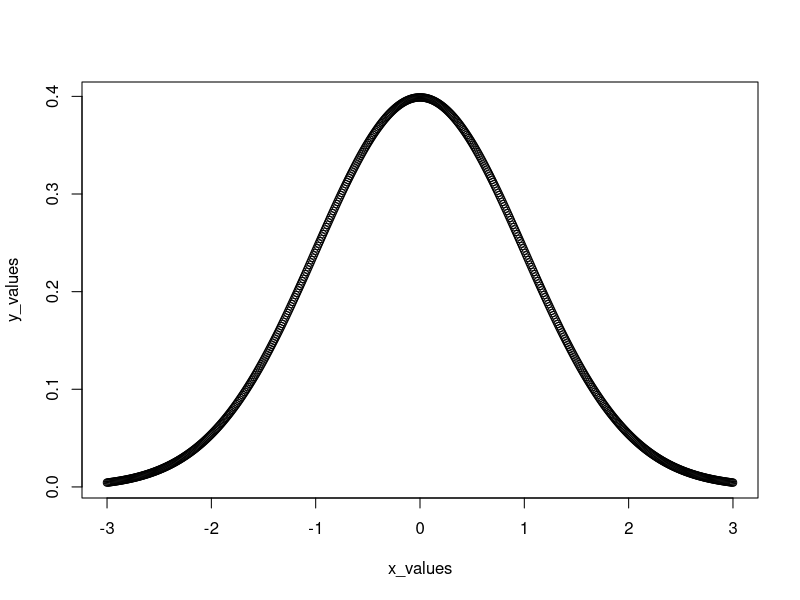
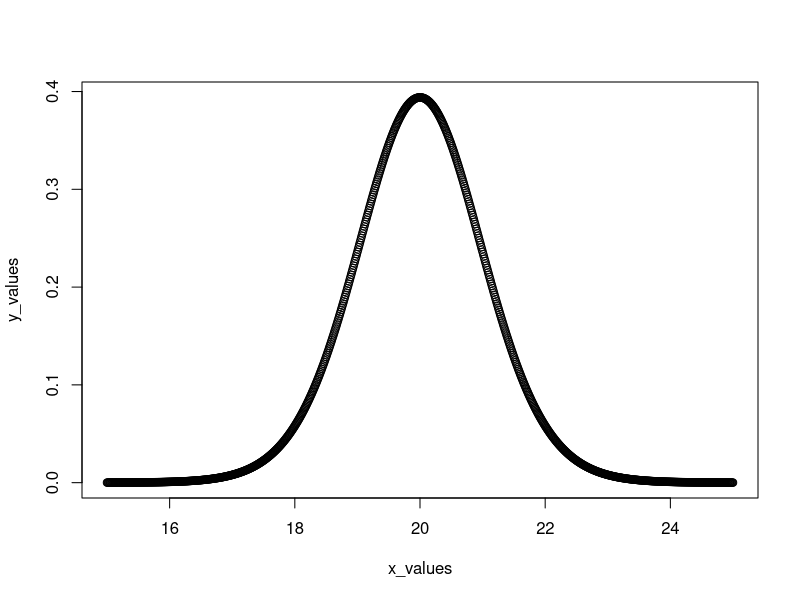
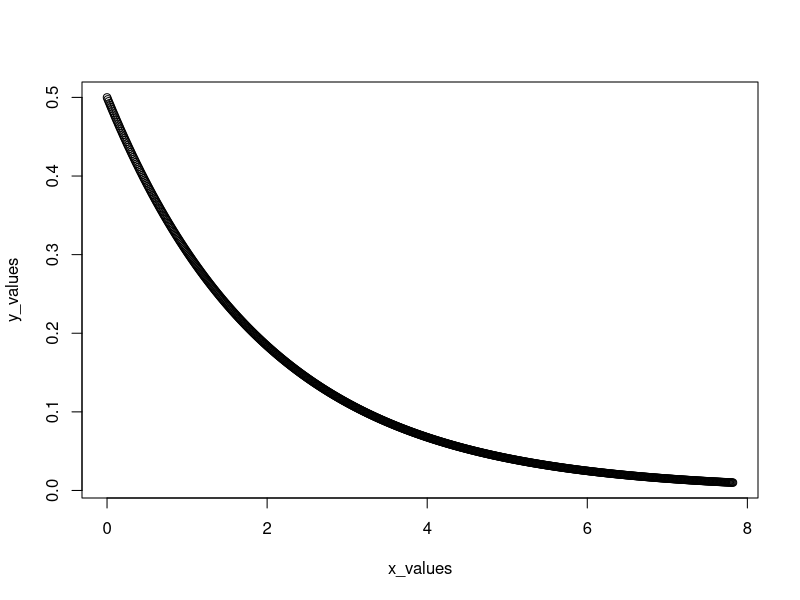
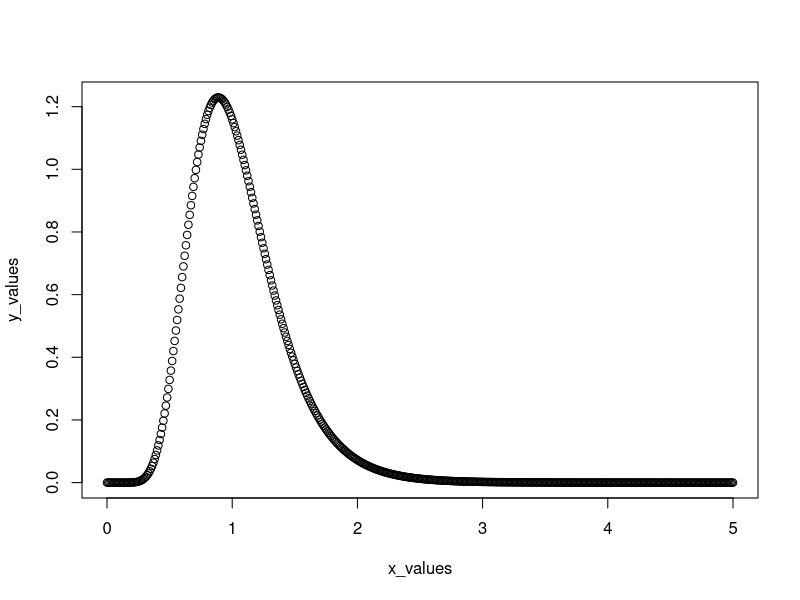

Here is the R script that generated these plots, in order: (Note: this script raises an error after producing the figures.)
# ----- Getting General Statistics -----
x = c(4.00, 5.26, 4.84, 6.77, 5.23, 5.64, 3.84, 6.43, 3.35, 4.28)
x_bar = mean(x)
s_squared <- var(x)
s <- sqrt(s_squared)
cat("\n", "Mean is: ", x_bar, "\n", "S is :", s, "\n", "S Squared (Variance) is: ", s_squared)

# ----- Plotting - Normal Distribution -----
mean = 0
standard_deviation = 1
x_values = seq(mean-3*standard_deviation, mean+3*standard_deviation, by=.01)
y_values = dnorm(x_values, mean, standard_deviation)
plot(x_values, y_values)
 
# ----- Plotting T Distribution -----
mean = 20
degree_of_freedom = 20
default = seq(-5, 5, by=.01)
x_values = seq(mean-5, mean+5, by=.01)
y_values = dt(default, degree_of_freedom)
plot(x_values, y_values)

# ----- Plotting Chi-squared Distribution -----
degree_of_freedom = 2
x_values = seq(0, degree_of_freedom^1.5+5, by=.01)
y_values = dchisq(x_values, degree_of_freedom)
plot(x_values, y_values)

# ----- Plotting F Distribution -----
degree_of_freedom_1 = 30
degree_of_freedom_2 = 40
x_values = seq(0, 5, by=.01)
y_values = df(x_values, degree_of_freedom_1, degree_of_freedom_2)
plot(x_values, y_values)

# ----- CI for Normal Distribution -----
percentile = 0.1
mean = 0
standard_deviation = 1
qnorm(percentile, mean=mean, sd=standard_deviation) 

# ----- CI for T Distribution -----
percentile = 0.025
degree_of_freedom = 46
qt(percentile, df=degree_of_freedom)

# ----- CI for Chi-squared Distribution -----
lower_percentile = 0.95
upper_percentile = 0.95
degree_of_freedom = 9
qchisq(lower_percentile, df=degree_of_freedom)
qchisq(upper_percentile, df=degree_of_freedom)

# ----- CI for F Distribution -----
percentile = 0.975
degree_of_freedom_1 = 24
degree_of_freedom_2 = 22
qf(percentile, df1=degree_of_freedom_1, df2=degree_of_freedom_2)

# ----- P-value for Normal Distribution -----
z_score = 1.98
mean = 0
standard_deviation = 1
pnorm(z_score, mean=mean, sd=standard_deviation) 

# ----- P-value for T Distribution -----
t_score = 0.95
degree_of_freedom = 2
pt(t_score, df=degree_of_freedom)

# ----- P-value for Chi-squared Distribution -----
chi_score = 0.95
degree_of_freedom = 2
pchisq(chi_score, df=6)

# ----- P-value for F Distribution -----
f_score = 9.5
degree_of_freedom_1 = 2
degree_of_freedom_2 = 2
pf(f_score, df1=degree_of_freedom_1, df2=degree_of_freedom_2)


theta = 0.3
x = rand
x = duniq(min = 0, max = theta)